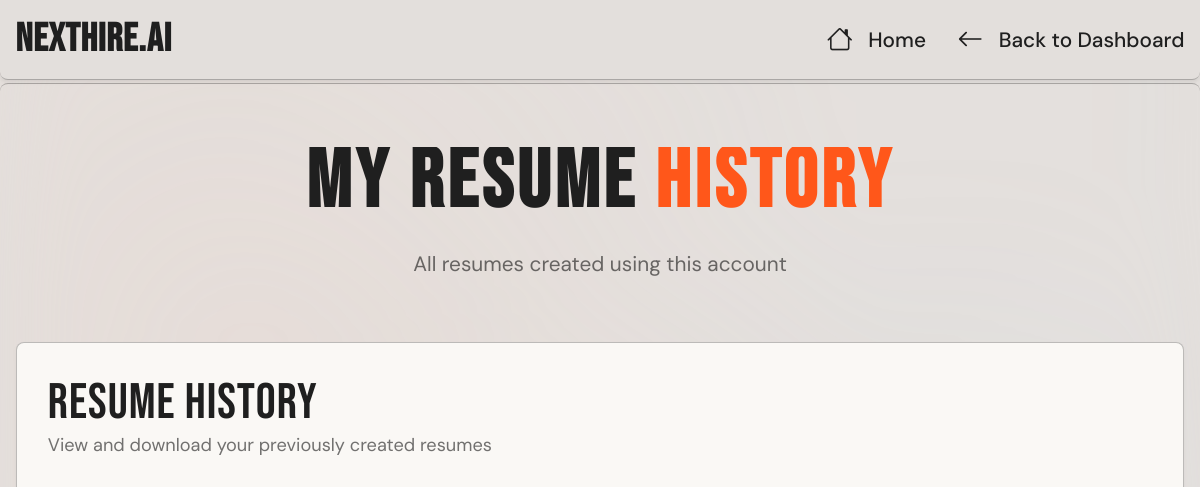
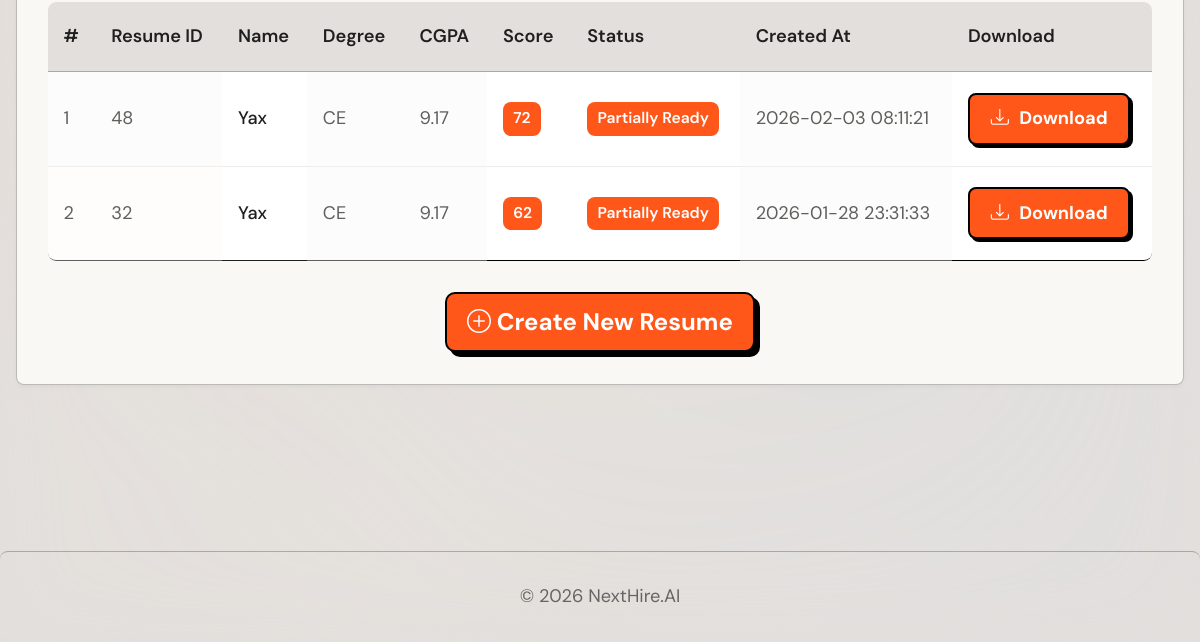
Before: /my_resumes (signed in) with the older database file (2 pictures, top to bottom).
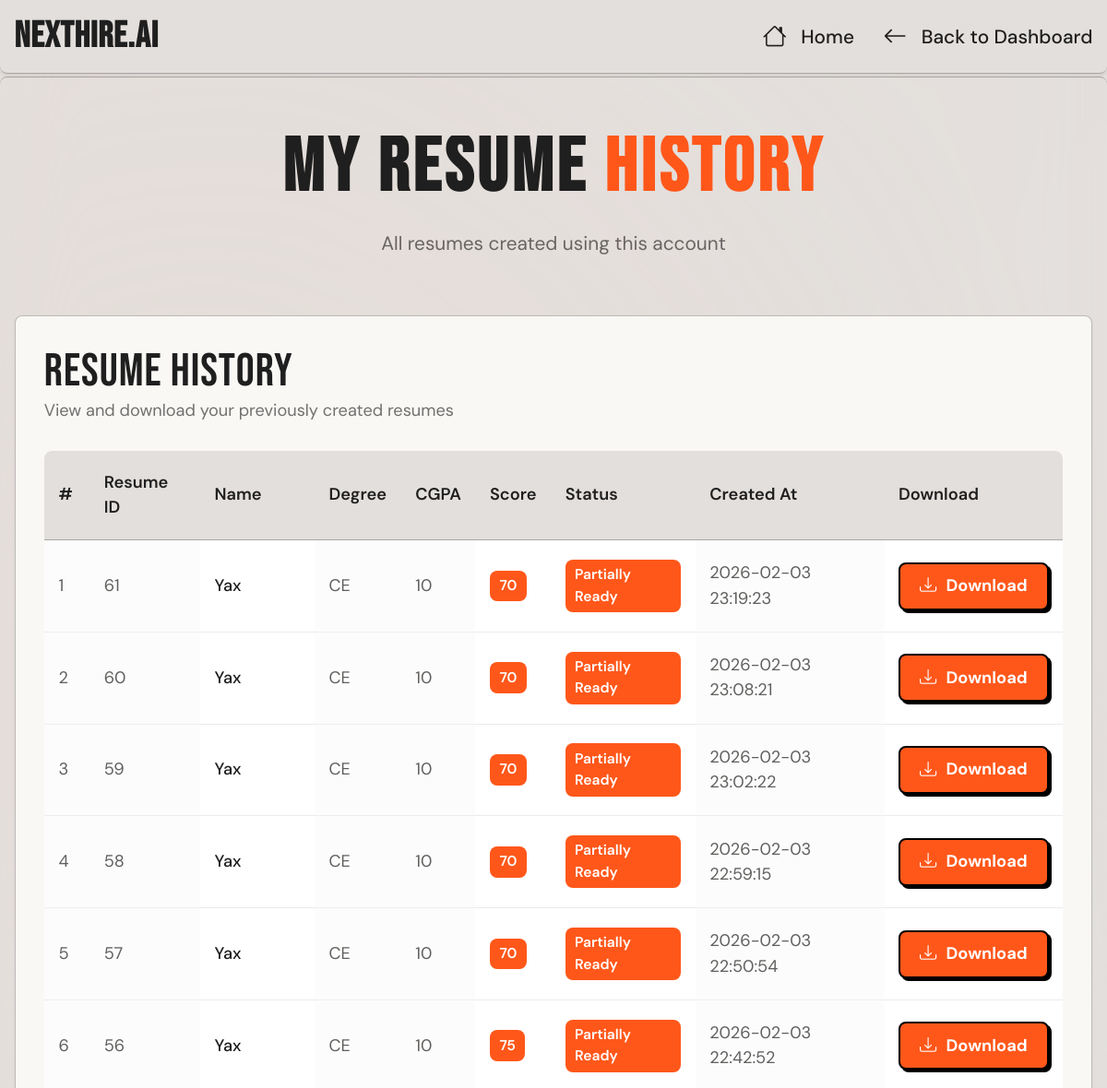
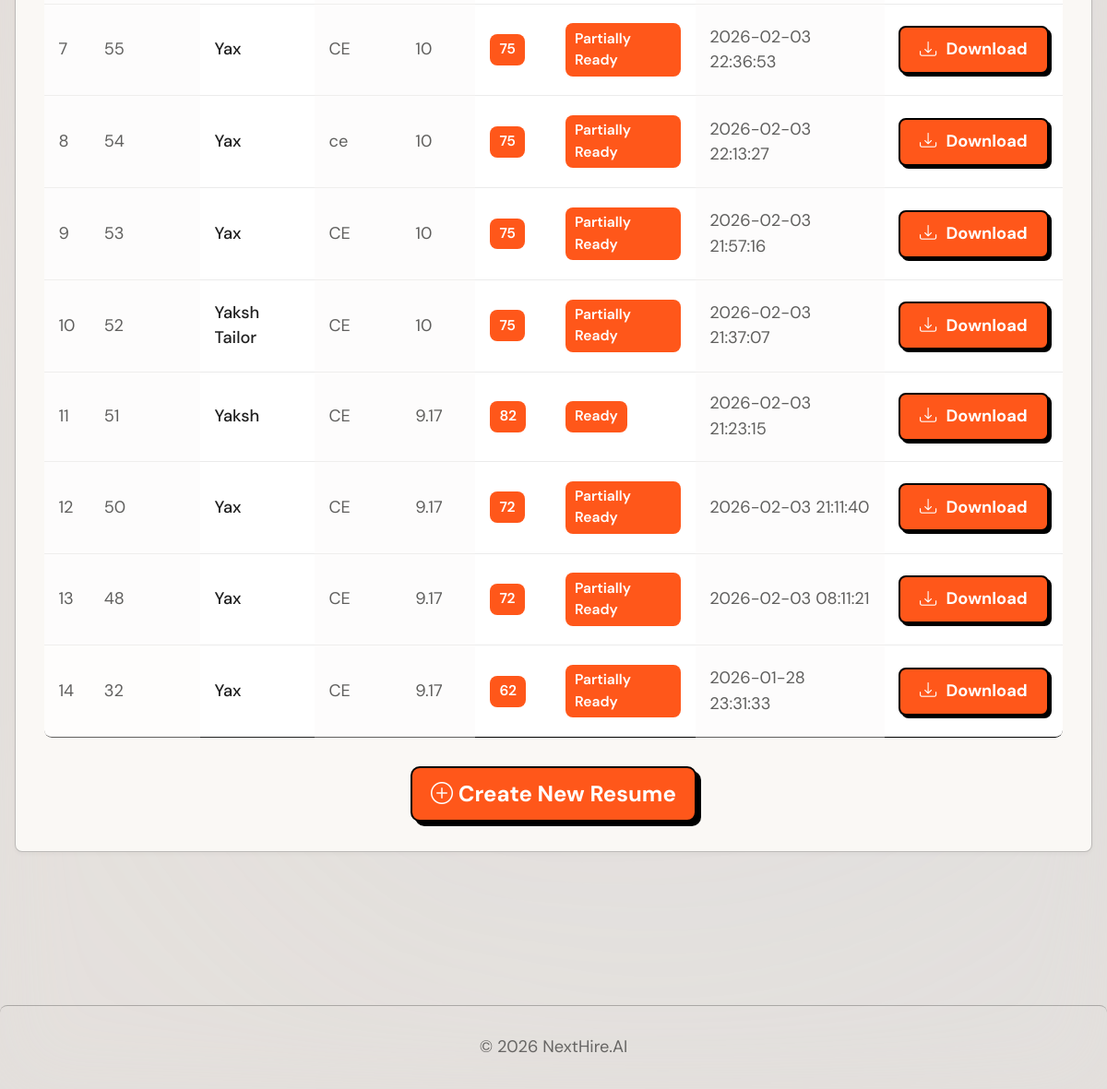
After: the same page with the newer database file (2 pictures, top to bottom).
### tables this page shows
CREATE TABLE resumes (
        id INTEGER PRIMARY KEY AUTOINCREMENT,
        user_email TEXT,
        name TEXT,
        phone TEXT,
        email TEXT,
        degree TEXT,
        cgpa TEXT,
        skills TEXT,
        projects TEXT,
        file_path TEXT
    , score INTEGER, status TEXT, created_at TEXT, github_username TEXT, city TEXT, about_yourself TEXT);

### app.py (the view)
@app.route("/my_resumes")
def my_resumes():
    if "user_email" not in session:
        return redirect("/login_page")
    user_email = session["user_email"]
    conn = get_db()
    cur = conn.cursor()
    cur.execute("""
        SELECT id, name, degree, cgpa, score, status, created_at, file_path
        FROM resumes
        WHERE user_email = ?
        ORDER BY created_at DESC
    """, (user_email,))
    resumes = cur.fetchall()
    conn.close()
    return render_template("my_resumes.html", resumes=resumes)

### app.py (called while the page is built)
def get_db():
    return sqlite3.connect(DB_NAME)

### templates/my_resumes.html (shortened to what this page needs)
<!DOCTYPE html>
<html lang="en">
<head>
    <link href="https://cdn.jsdelivr.net/npm/bootstrap@5.3.2/dist/css/bootstrap.min.css" rel="stylesheet">
    <link rel="stylesheet" href="https://cdn.jsdelivr.net/npm/bootstrap-icons@1.11.0/font/bootstrap-icons.css">
    <link rel="stylesheet" href="{{ url_for('static', filename='css/style.css') }}">
</head>
<body>
  <header class="border-bottom py-3">
    <div class="container d-flex justify-content-between align-items-center">
      <h5 class="mb-0 fw-bold">NextHire.AI</h5>
      <nav class="d-none d-md-flex gap-4">
        <a class="nav-link" href="/"><i class="bi bi-house"></i> Home</a>
        <a class="nav-link" href="/dashboard"><i class="bi bi-arrow-left"></i> Back to Dashboard</a>
      </nav>
    </div>
  </header>
  <section class="py-5" id="resume-history">
    <div class="container">
      <div class="text-center mb-5">
        <h1 class="hero-title" style="font-size: 4rem;">
          MY RESUME <span class="hero-accent">HISTORY</span>
        </h1>
        <p class="text-muted">All resumes created using this account</p>
      </div>
      <div class="row justify-content-center">
        <div class="col-12">
          <div class="panel">
            <div class="section-heading-container">
              <div>
                <h3 class="mb-0">Resume History</h3>
                <p class="text-muted small mb-0">View and download your previously created resumes</p>
              </div>
            </div>
            {% if resumes %}
            <div class="table-responsive">
              <table class="table align-middle">
                <thead>
                  <tr>
                    <th class="primary-data">#</th>
                    <th class="primary-data">Resume ID</th>
                    <th class="primary-data">Name</th>
                    <th class="primary-data">Degree</th>
                    <th class="primary-data">CGPA</th>
                    <th class="primary-data">Score</th>
                    <th class="primary-data">Status</th>
                    <th class="primary-data">Created At</th>
                    <th class="primary-data">Download</th>
                  </tr>
                </thead>
                <tbody>
                  {% for r in resumes %}
                  <tr>
                    <td class="secondary-data">{{ loop.index }}</td>
                    <td class="secondary-data">{{ r[0] }}</td>
                    <td class="primary-data">{{ r[1] }}</td>
                    <td class="secondary-data">{{ r[2] }}</td>
                    <td class="secondary-data">{{ r[3] }}</td>
                    <td>
                      {% if r[4] %}
                        <span class="dashboard-badge">{{ r[4] }}</span>
                      {% else %}
                        <span class="text-muted">N/A</span>
                      {% endif %}
                    </td>
                    <td>
                      {% if r[5] %}
                        <span class="dashboard-badge">{{ r[5] }}</span>
                      {% else %}
                        <span class="text-muted">N/A</span>
                      {% endif %}
                    </td>
                    <td class="secondary-data">{{ r[6] }}</td>
                    <td>
                      <a href="/download/{{ r[7].split('/')[-1] }}" class="dashboard-action-btn">
                        <i class="bi bi-download"></i> Download
                      </a>
                    </td>
                  </tr>
                  {% endfor %}
                </tbody>
              </table>
            </div>
            <div class="text-center mt-4">
              <a href="/dashboard" class="comic-button">
                <i class="bi bi-plus-circle"></i> Create New Resume
              </a>
            </div>
            {% endif %}
          </div>
        </div>
      </div>
    </div>
  </section>
  <footer class="border-top py-4 mt-5">
    <div class="container text-center text-muted small">
      © 2026 NextHire.AI
    </div>
  </footer>
</body>
</html>

Changed rows visible on the page:
added resumes: id "61", name "Yax", degree "CE", cgpa "10", score "70", status "Partially Ready", created_at "2026-02-03 23:19:23"
added resumes: id "60", name "Yax", degree "CE", cgpa "10", score "70", status "Partially Ready", created_at "2026-02-03 23:08:21"
added resumes: id "59", name "Yax", degree "CE", cgpa "10", score "70", status "Partially Ready", created_at "2026-02-03 23:02:22"
added resumes: id "58", name "Yax", degree "CE", cgpa "10", score "70", status "Partially Ready", created_at "2026-02-03 22:59:15"
added resumes: id "57", name "Yax", degree "CE", cgpa "10", score "70", status "Partially Ready", created_at "2026-02-03 22:50:54"
added resumes: id "56", name "Yax", degree "CE", cgpa "10", score "75", status "Partially Ready", created_at "2026-02-03 22:42:52"
added resumes: id "55", name "Yax", degree "CE", cgpa "10", score "75", status "Partially Ready", created_at "2026-02-03 22:36:53"
added resumes: id "54", name "Yax", degree "ce", cgpa "10", score "75", status "Partially Ready", created_at "2026-02-03 22:13:27"
added resumes: id "53", name "Yax", degree "CE", cgpa "10", score "75", status "Partially Ready", created_at "2026-02-03 21:57:16"
added resumes: id "52", name "Yaksh Tailor", degree "CE", cgpa "10", score "75", status "Partially Ready", created_at "2026-02-03 21:37:07"
added resumes: id "51", name "Yaksh", degree "CE", cgpa "9.17", score "82", status "Ready", created_at "2026-02-03 21:23:15"
added resumes: id "50", name "Yax", degree "CE", cgpa "9.17", score "72", status "Partially Ready", created_at "2026-02-03 21:11:40"
